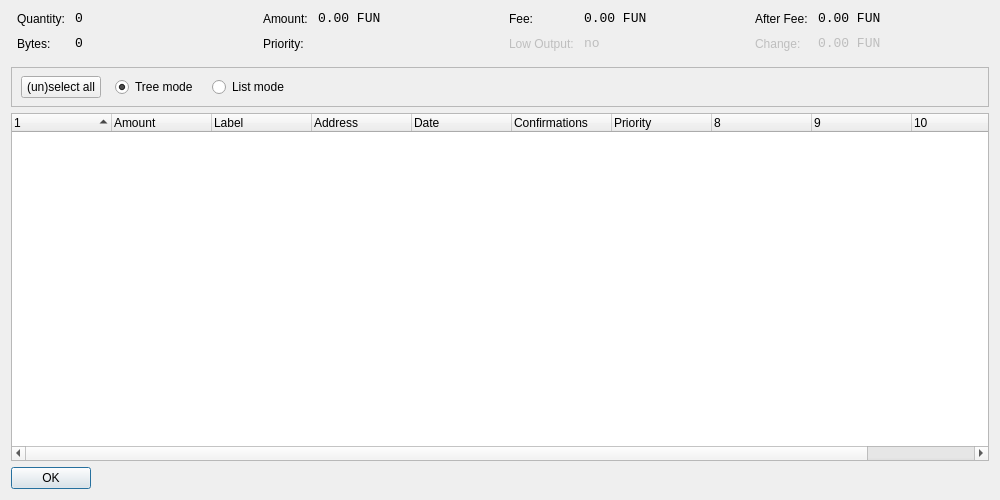
<?xml version="1.0" encoding="UTF-8"?>
<ui version="4.0">
 <class>CoinControlDialog</class>
 <widget class="QDialog" name="CoinControlDialog">
  <property name="geometry">
   <rect>
    <x>0</x>
    <y>0</y>
    <width>1000</width>
    <height>500</height>
   </rect>
  </property>
  <property name="windowTitle">
   <string>Coin Control</string>
  </property>
  <layout class="QVBoxLayout" name="verticalLayout">
   <item>
    <layout class="QHBoxLayout" name="horizontalLayoutTop" stretch="0,0,0,0">
     <property name="topMargin">
      <number>0</number>
     </property>
     <property name="bottomMargin">
      <number>10</number>
     </property>
     <item>
      <layout class="QFormLayout" name="formLayoutCoinControl1">
       <property name="horizontalSpacing">
        <number>10</number>
       </property>
       <property name="verticalSpacing">
        <number>10</number>
       </property>
       <property name="leftMargin">
        <number>6</number>
       </property>
       <property name="rightMargin">
        <number>6</number>
       </property>
       <item row="0" column="0">
        <widget class="QLabel" name="labelCoinControlQuantityText">
         <property name="text">
          <string>Quantity:</string>
         </property>
        </widget>
       </item>
       <item row="0" column="1">
        <widget class="QLabel" name="labelCoinControlQuantity">
         <property name="font">
          <font>
           <family>Monospace</family>
           <pointsize>10</pointsize>
          </font>
         </property>
         <property name="cursor">
          <cursorShape>IBeamCursor</cursorShape>
         </property>
         <property name="contextMenuPolicy">
          <enum>Qt::ActionsContextMenu</enum>
         </property>
         <property name="text">
          <string>0</string>
         </property>
         <property name="textInteractionFlags">
          <set>Qt::LinksAccessibleByMouse|Qt::TextSelectableByKeyboard|Qt::TextSelectableByMouse</set>
         </property>
        </widget>
       </item>
       <item row="1" column="0">
        <widget class="QLabel" name="labelCoinControlBytesText">
         <property name="text">
          <string>Bytes:</string>
         </property>
        </widget>
       </item>
       <item row="1" column="1">
        <widget class="QLabel" name="labelCoinControlBytes">
         <property name="font">
          <font>
           <family>Monospace</family>
           <pointsize>10</pointsize>
          </font>
         </property>
         <property name="cursor">
          <cursorShape>IBeamCursor</cursorShape>
         </property>
         <property name="contextMenuPolicy">
          <enum>Qt::ActionsContextMenu</enum>
         </property>
         <property name="text">
          <string>0</string>
         </property>
         <property name="textInteractionFlags">
          <set>Qt::LinksAccessibleByMouse|Qt::TextSelectableByKeyboard|Qt::TextSelectableByMouse</set>
         </property>
        </widget>
       </item>
      </layout>
     </item>
     <item>
      <layout class="QFormLayout" name="formLayoutCoinControl2">
       <property name="horizontalSpacing">
        <number>10</number>
       </property>
       <property name="verticalSpacing">
        <number>10</number>
       </property>
       <property name="leftMargin">
        <number>6</number>
       </property>
       <property name="rightMargin">
        <number>6</number>
       </property>
       <item row="0" column="0">
        <widget class="QLabel" name="labelCoinControlAmountText">
         <property name="text">
          <string>Amount:</string>
         </property>
        </widget>
       </item>
       <item row="0" column="1">
        <widget class="QLabel" name="labelCoinControlAmount">
         <property name="font">
          <font>
           <family>Monospace</family>
           <pointsize>10</pointsize>
          </font>
         </property>
         <property name="cursor">
          <cursorShape>IBeamCursor</cursorShape>
         </property>
         <property name="contextMenuPolicy">
          <enum>Qt::ActionsContextMenu</enum>
         </property>
         <property name="text">
          <string>0.00 FUN</string>
         </property>
         <property name="textInteractionFlags">
          <set>Qt::LinksAccessibleByMouse|Qt::TextSelectableByKeyboard|Qt::TextSelectableByMouse</set>
         </property>
        </widget>
       </item>
       <item row="1" column="0">
        <widget class="QLabel" name="labelCoinControlPriorityText">
         <property name="text">
          <string>Priority:</string>
         </property>
        </widget>
       </item>
       <item row="1" column="1">
        <widget class="QLabel" name="labelCoinControlPriority">
         <property name="font">
          <font>
           <family>Monospace</family>
           <pointsize>10</pointsize>
          </font>
         </property>
         <property name="cursor">
          <cursorShape>IBeamCursor</cursorShape>
         </property>
         <property name="contextMenuPolicy">
          <enum>Qt::ActionsContextMenu</enum>
         </property>
         <property name="text">
          <string/>
         </property>
         <property name="textInteractionFlags">
          <set>Qt::LinksAccessibleByMouse|Qt::TextSelectableByKeyboard|Qt::TextSelectableByMouse</set>
         </property>
        </widget>
       </item>
      </layout>
     </item>
     <item>
      <layout class="QFormLayout" name="formLayoutCoinControl3">
       <property name="horizontalSpacing">
        <number>10</number>
       </property>
       <property name="verticalSpacing">
        <number>10</number>
       </property>
       <property name="leftMargin">
        <number>6</number>
       </property>
       <property name="rightMargin">
        <number>6</number>
       </property>
       <item row="0" column="0">
        <widget class="QLabel" name="labelCoinControlFeeText">
         <property name="text">
          <string>Fee:</string>
         </property>
        </widget>
       </item>
       <item row="0" column="1">
        <widget class="QLabel" name="labelCoinControlFee">
         <property name="font">
          <font>
           <family>Monospace</family>
           <pointsize>10</pointsize>
          </font>
         </property>
         <property name="cursor">
          <cursorShape>IBeamCursor</cursorShape>
         </property>
         <property name="contextMenuPolicy">
          <enum>Qt::ActionsContextMenu</enum>
         </property>
         <property name="text">
          <string>0.00 FUN</string>
         </property>
         <property name="textInteractionFlags">
          <set>Qt::LinksAccessibleByMouse|Qt::TextSelectableByKeyboard|Qt::TextSelectableByMouse</set>
         </property>
        </widget>
       </item>
       <item row="1" column="0">
        <widget class="QLabel" name="labelCoinControlLowOutputText">
         <property name="enabled">
          <bool>false</bool>
         </property>
         <property name="text">
          <string>Low Output:</string>
         </property>
        </widget>
       </item>
       <item row="1" column="1">
        <widget class="QLabel" name="labelCoinControlLowOutput">
         <property name="enabled">
          <bool>false</bool>
         </property>
         <property name="font">
          <font>
           <family>Monospace</family>
           <pointsize>10</pointsize>
          </font>
         </property>
         <property name="cursor">
          <cursorShape>IBeamCursor</cursorShape>
         </property>
         <property name="contextMenuPolicy">
          <enum>Qt::ActionsContextMenu</enum>
         </property>
         <property name="text">
          <string>no</string>
         </property>
         <property name="textInteractionFlags">
          <set>Qt::LinksAccessibleByMouse|Qt::TextSelectableByKeyboard|Qt::TextSelectableByMouse</set>
         </property>
        </widget>
       </item>
      </layout>
     </item>
     <item>
      <layout class="QFormLayout" name="formLayoutCoinControl4">
       <property name="horizontalSpacing">
        <number>10</number>
       </property>
       <property name="verticalSpacing">
        <number>10</number>
       </property>
       <property name="leftMargin">
        <number>6</number>
       </property>
       <property name="rightMargin">
        <number>6</number>
       </property>
       <item row="0" column="0">
        <widget class="QLabel" name="labelCoinControlAfterFeeText">
         <property name="text">
          <string>After Fee:</string>
         </property>
        </widget>
       </item>
       <item row="0" column="1">
        <widget class="QLabel" name="labelCoinControlAfterFee">
         <property name="font">
          <font>
           <family>Monospace</family>
           <pointsize>10</pointsize>
          </font>
         </property>
         <property name="cursor">
          <cursorShape>IBeamCursor</cursorShape>
         </property>
         <property name="contextMenuPolicy">
          <enum>Qt::ActionsContextMenu</enum>
         </property>
         <property name="text">
          <string>0.00 FUN</string>
         </property>
         <property name="textInteractionFlags">
          <set>Qt::LinksAccessibleByMouse|Qt::TextSelectableByKeyboard|Qt::TextSelectableByMouse</set>
         </property>
        </widget>
       </item>
       <item row="1" column="0">
        <widget class="QLabel" name="labelCoinControlChangeText">
         <property name="enabled">
          <bool>false</bool>
         </property>
         <property name="text">
          <string>Change:</string>
         </property>
        </widget>
       </item>
       <item row="1" column="1">
        <widget class="QLabel" name="labelCoinControlChange">
         <property name="enabled">
          <bool>false</bool>
         </property>
         <property name="font">
          <font>
           <family>Monospace</family>
           <pointsize>10</pointsize>
          </font>
         </property>
         <property name="cursor">
          <cursorShape>IBeamCursor</cursorShape>
         </property>
         <property name="contextMenuPolicy">
          <enum>Qt::ActionsContextMenu</enum>
         </property>
         <property name="text">
          <string>0.00 FUN</string>
         </property>
         <property name="textInteractionFlags">
          <set>Qt::LinksAccessibleByMouse|Qt::TextSelectableByKeyboard|Qt::TextSelectableByMouse</set>
         </property>
        </widget>
       </item>
      </layout>
     </item>
    </layout>
   </item>
   <item>
    <widget class="QFrame" name="frame">
     <property name="minimumSize">
      <size>
       <width>0</width>
       <height>40</height>
      </size>
     </property>
     <property name="frameShape">
      <enum>QFrame::StyledPanel</enum>
     </property>
     <property name="frameShadow">
      <enum>QFrame::Sunken</enum>
     </property>
     <widget class="QWidget" name="horizontalLayoutWidget">
      <property name="geometry">
       <rect>
        <x>10</x>
        <y>0</y>
        <width>781</width>
        <height>41</height>
       </rect>
      </property>
      <layout class="QHBoxLayout" name="horizontalLayoutPanel" stretch="0,0,0,0,0">
       <property name="spacing">
        <number>14</number>
       </property>
       <item>
        <widget class="QPushButton" name="pushButtonSelectAll">
         <property name="sizePolicy">
          <sizepolicy hsizetype="Maximum" vsizetype="Fixed">
           <horstretch>0</horstretch>
           <verstretch>0</verstretch>
          </sizepolicy>
         </property>
         <property name="text">
          <string>(un)select all</string>
         </property>
        </widget>
       </item>
       <item>
        <widget class="QRadioButton" name="radioTreeMode">
         <property name="sizePolicy">
          <sizepolicy hsizetype="Maximum" vsizetype="Fixed">
           <horstretch>0</horstretch>
           <verstretch>0</verstretch>
          </sizepolicy>
         </property>
         <property name="text">
          <string>Tree mode</string>
         </property>
         <property name="checked">
          <bool>true</bool>
         </property>
        </widget>
       </item>
       <item>
        <widget class="QRadioButton" name="radioListMode">
         <property name="sizePolicy">
          <sizepolicy hsizetype="Maximum" vsizetype="Fixed">
           <horstretch>0</horstretch>
           <verstretch>0</verstretch>
          </sizepolicy>
         </property>
         <property name="text">
          <string>List mode</string>
         </property>
        </widget>
       </item>
       <item>
        <spacer name="horizontalSpacer">
         <property name="orientation">
          <enum>Qt::Horizontal</enum>
         </property>
         <property name="sizeHint" stdset="0">
          <size>
           <width>40</width>
           <height>20</height>
          </size>
         </property>
        </spacer>
       </item>
      </layout>
     </widget>
    </widget>
   </item>
   <item>
    <widget class="CoinControlTreeWidget" name="treeWidget">
     <property name="contextMenuPolicy">
      <enum>Qt::CustomContextMenu</enum>
     </property>
     <property name="sortingEnabled">
      <bool>false</bool>
     </property>
     <property name="columnCount">
      <number>11</number>
     </property>
     <attribute name="headerShowSortIndicator" stdset="0">
      <bool>true</bool>
     </attribute>
     <attribute name="headerStretchLastSection">
      <bool>false</bool>
     </attribute>
     <column>
      <property name="text">
       <string/>
      </property>
     </column>
     <column>
      <property name="text">
       <string>Amount</string>
      </property>
     </column>
     <column>
      <property name="text">
       <string>Label</string>
      </property>
     </column>
     <column>
      <property name="text">
       <string>Address</string>
      </property>
     </column>
     <column>
      <property name="text">
       <string>Date</string>
      </property>
     </column>
     <column>
      <property name="text">
       <string>Confirmations</string>
      </property>
      <property name="toolTip">
       <string>Confirmed</string>
      </property>
     </column>
     <column>
      <property name="text">
       <string>Priority</string>
      </property>
     </column>
     <column>
      <property name="text">
       <string/>
      </property>
     </column>
     <column>
      <property name="text">
       <string/>
      </property>
     </column>
     <column>
      <property name="text">
       <string/>
      </property>
     </column>
     <column>
      <property name="text">
       <string/>
      </property>
     </column>
    </widget>
   </item>
   <item>
    <widget class="QDialogButtonBox" name="buttonBox">
     <property name="sizePolicy">
      <sizepolicy hsizetype="Maximum" vsizetype="Fixed">
       <horstretch>0</horstretch>
       <verstretch>0</verstretch>
      </sizepolicy>
     </property>
     <property name="orientation">
      <enum>Qt::Horizontal</enum>
     </property>
     <property name="standardButtons">
      <set>QDialogButtonBox::Ok</set>
     </property>
    </widget>
   </item>
  </layout>
 </widget>
 <customwidgets>
  <customwidget>
   <class>CoinControlTreeWidget</class>
   <extends>QTreeWidget</extends>
   <header>coincontroltreewidget.h</header>
  </customwidget>
 </customwidgets>
 <resources/>
 <connections/>
</ui>
